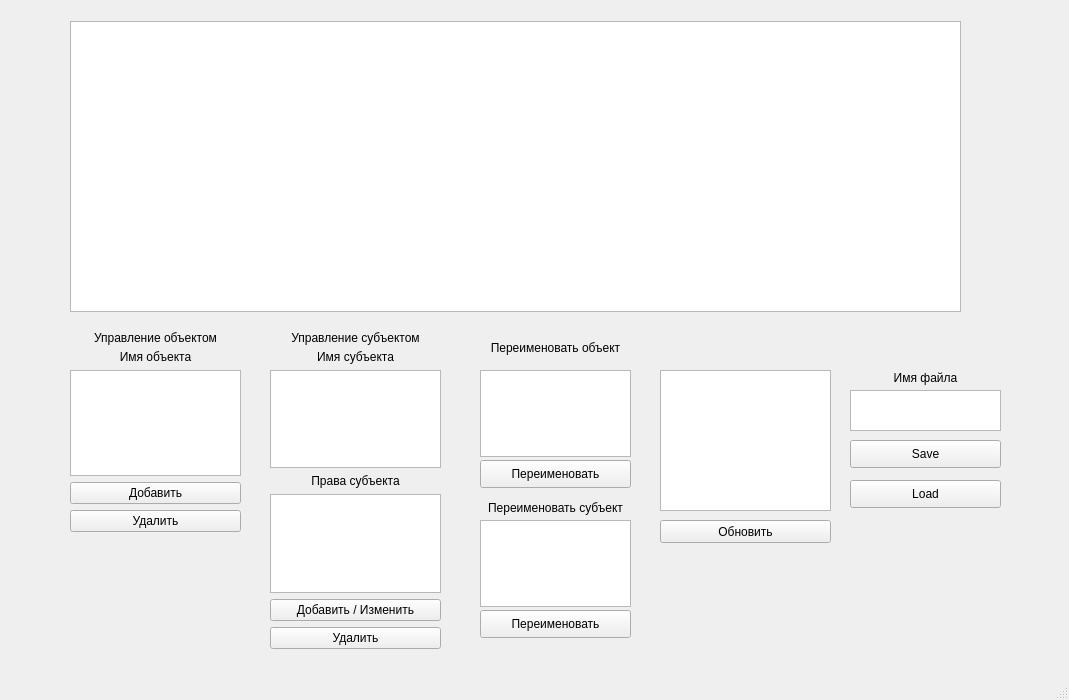
<?xml version="1.0" encoding="UTF-8"?>
<ui version="4.0">
 <class>MainWindow</class>
 <widget class="QMainWindow" name="MainWindow">
  <property name="geometry">
   <rect>
    <x>0</x>
    <y>0</y>
    <width>1069</width>
    <height>700</height>
   </rect>
  </property>
  <property name="windowTitle">
   <string>MainWindow</string>
  </property>
  <widget class="QWidget" name="centralwidget">
   <widget class="QTableWidget" name="tableWidget">
    <property name="geometry">
     <rect>
      <x>70</x>
      <y>21</y>
      <width>891</width>
      <height>291</height>
     </rect>
    </property>
   </widget>
   <widget class="QWidget" name="verticalLayoutWidget">
    <property name="geometry">
     <rect>
      <x>70</x>
      <y>350</y>
      <width>171</width>
      <height>182</height>
     </rect>
    </property>
    <layout class="QVBoxLayout" name="verticalLayout">
     <item>
      <widget class="QLabel" name="label_3">
       <property name="text">
        <string>Имя объекта</string>
       </property>
       <property name="alignment">
        <set>Qt::AlignCenter</set>
       </property>
      </widget>
     </item>
     <item>
      <widget class="QTextEdit" name="objectInput"/>
     </item>
     <item>
      <widget class="QPushButton" name="addObject">
       <property name="text">
        <string>Добавить</string>
       </property>
      </widget>
     </item>
     <item>
      <widget class="QPushButton" name="deleteObject">
       <property name="text">
        <string>Удалить</string>
       </property>
      </widget>
     </item>
    </layout>
   </widget>
   <widget class="QWidget" name="verticalLayoutWidget_2">
    <property name="geometry">
     <rect>
      <x>270</x>
      <y>350</y>
      <width>171</width>
      <height>299</height>
     </rect>
    </property>
    <layout class="QVBoxLayout" name="verticalLayout_2">
     <item>
      <widget class="QLabel" name="label_4">
       <property name="text">
        <string>Имя субъекта</string>
       </property>
       <property name="alignment">
        <set>Qt::AlignCenter</set>
       </property>
      </widget>
     </item>
     <item>
      <widget class="QTextEdit" name="subjectName"/>
     </item>
     <item>
      <widget class="QLabel" name="label_5">
       <property name="text">
        <string>Права субъекта</string>
       </property>
       <property name="alignment">
        <set>Qt::AlignCenter</set>
       </property>
      </widget>
     </item>
     <item>
      <widget class="QTextEdit" name="subjectRights"/>
     </item>
     <item>
      <widget class="QPushButton" name="addSubject">
       <property name="text">
        <string>Добавить / Изменить</string>
       </property>
      </widget>
     </item>
     <item>
      <widget class="QPushButton" name="deleteSubject">
       <property name="text">
        <string>Удалить</string>
       </property>
      </widget>
     </item>
    </layout>
   </widget>
   <widget class="QLabel" name="label">
    <property name="geometry">
     <rect>
      <x>70</x>
      <y>330</y>
      <width>171</width>
      <height>16</height>
     </rect>
    </property>
    <property name="text">
     <string>Управление объектом</string>
    </property>
    <property name="alignment">
     <set>Qt::AlignCenter</set>
    </property>
   </widget>
   <widget class="QLabel" name="label_2">
    <property name="geometry">
     <rect>
      <x>270</x>
      <y>330</y>
      <width>171</width>
      <height>16</height>
     </rect>
    </property>
    <property name="text">
     <string>Управление субъектом</string>
    </property>
    <property name="alignment">
     <set>Qt::AlignCenter</set>
    </property>
   </widget>
   <widget class="QListWidget" name="listWidget">
    <property name="geometry">
     <rect>
      <x>660</x>
      <y>370</y>
      <width>171</width>
      <height>141</height>
     </rect>
    </property>
   </widget>
   <widget class="QLabel" name="label_6">
    <property name="geometry">
     <rect>
      <x>850</x>
      <y>370</y>
      <width>151</width>
      <height>16</height>
     </rect>
    </property>
    <property name="text">
     <string>Имя файла</string>
    </property>
    <property name="alignment">
     <set>Qt::AlignCenter</set>
    </property>
   </widget>
   <widget class="QTextEdit" name="textEdit">
    <property name="geometry">
     <rect>
      <x>850</x>
      <y>390</y>
      <width>151</width>
      <height>41</height>
     </rect>
    </property>
   </widget>
   <widget class="QPushButton" name="SaveAs">
    <property name="geometry">
     <rect>
      <x>850</x>
      <y>440</y>
      <width>151</width>
      <height>28</height>
     </rect>
    </property>
    <property name="text">
     <string>Save</string>
    </property>
   </widget>
   <widget class="QPushButton" name="load">
    <property name="geometry">
     <rect>
      <x>850</x>
      <y>480</y>
      <width>151</width>
      <height>28</height>
     </rect>
    </property>
    <property name="text">
     <string>Load</string>
    </property>
   </widget>
   <widget class="QPushButton" name="updatelist">
    <property name="geometry">
     <rect>
      <x>660</x>
      <y>520</y>
      <width>171</width>
      <height>23</height>
     </rect>
    </property>
    <property name="text">
     <string>Обновить</string>
    </property>
   </widget>
   <widget class="QTextEdit" name="renameObject">
    <property name="geometry">
     <rect>
      <x>480</x>
      <y>370</y>
      <width>151</width>
      <height>87</height>
     </rect>
    </property>
   </widget>
   <widget class="QLabel" name="label_7">
    <property name="geometry">
     <rect>
      <x>480</x>
      <y>340</y>
      <width>151</width>
      <height>16</height>
     </rect>
    </property>
    <property name="text">
     <string>Переименовать объект</string>
    </property>
    <property name="alignment">
     <set>Qt::AlignCenter</set>
    </property>
   </widget>
   <widget class="QPushButton" name="renameObjectbutton">
    <property name="geometry">
     <rect>
      <x>480</x>
      <y>460</y>
      <width>151</width>
      <height>28</height>
     </rect>
    </property>
    <property name="text">
     <string>Переименовать</string>
    </property>
   </widget>
   <widget class="QPushButton" name="renameSubjectbutton">
    <property name="geometry">
     <rect>
      <x>480</x>
      <y>610</y>
      <width>151</width>
      <height>28</height>
     </rect>
    </property>
    <property name="text">
     <string>Переименовать</string>
    </property>
   </widget>
   <widget class="QTextEdit" name="renameSubject">
    <property name="geometry">
     <rect>
      <x>480</x>
      <y>520</y>
      <width>151</width>
      <height>87</height>
     </rect>
    </property>
   </widget>
   <widget class="QLabel" name="label_8">
    <property name="geometry">
     <rect>
      <x>480</x>
      <y>500</y>
      <width>151</width>
      <height>16</height>
     </rect>
    </property>
    <property name="text">
     <string>Переименовать субъект</string>
    </property>
    <property name="alignment">
     <set>Qt::AlignCenter</set>
    </property>
   </widget>
  </widget>
  <widget class="QMenuBar" name="menubar">
   <property name="geometry">
    <rect>
     <x>0</x>
     <y>0</y>
     <width>1069</width>
     <height>26</height>
    </rect>
   </property>
  </widget>
  <widget class="QStatusBar" name="statusbar"/>
 </widget>
 <resources/>
 <connections/>
</ui>
